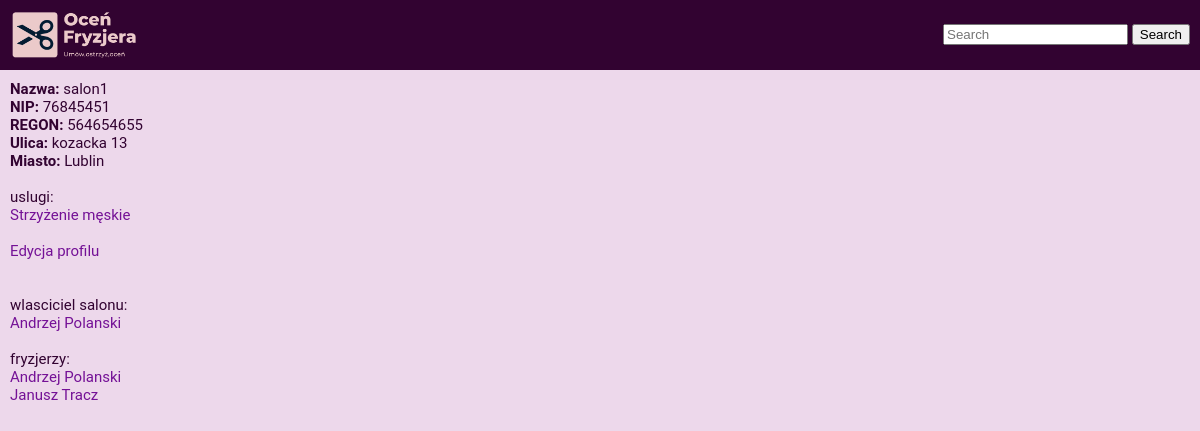
/pokaz_salon/1/, run on the app's committed database.
### main/models.py (models this page shows, shortened)
class Salon(models.Model):
    wlasciciel = models.ForeignKey(Fryzjer, on_delete=models.CASCADE, related_name='wlasciciel', null=True)
    fryzjer = models.ManyToManyField(Fryzjer, related_name='fryzjer')
    nazwa = models.CharField(max_length=50, default='NoName')
    NIP = models.CharField(max_length=25)
    regon = models.CharField(max_length=25)
    ulica = models.CharField(max_length=50, blank=True, null=True)
    nr_lokalu = models.IntegerField(default=0, blank=True, null=True)
    miasto = models.CharField(max_length=50)
    kod_pocztowy = models.CharField(max_length=20)
    nr_tel = models.CharField(max_length=20, default='no number')
    godzina_otwarcia = models.CharField(max_length=10, default='Brak')
    godzina_zamkniecia = models.CharField(max_length=10, default='Brak')

class Usluga(models.Model):
    salon = models.ManyToManyField(Salon)
    nazwa = models.CharField(max_length=80, null=True)
    opis = models.TextField(null=True, blank=True)
    cena = models.FloatField(default=0, null=True)
    min_czas = models.IntegerField(default=0, null=True)
    max_czas = models.IntegerField(default=0, null=True)

class Fryzjer(models.Model):
    salon_to_add = models.ManyToManyField(SalonRelationship)
    user = models.ForeignKey(User, on_delete=models.CASCADE)
    imie = models.CharField(max_length=50, null=True)
    nazwisko = models.CharField(max_length=50, null=True)
    srednia_ocena = models.FloatField(blank=True, null=True)
    ulica = models.CharField(max_length=50, blank=True, null=True)
    nr_domu = models.IntegerField(default=0, blank=True, null=True)
    miasto = models.CharField(max_length=50, null=True)
    kod_pocztowy = models.CharField(max_length=20, null=True)
    nr_tel = models.CharField(max_length=20, default='no number')
    avatar = models.ImageField(upload_to='main/static/ocen_fryzjera/avatars/fryzjers/', null=True, blank=True)
    invites = models.ManyToManyField('self', related_name='invites')
    invite_sent = models.ManyToManyField('self', blank=True, related_name='invites_sent', symmetrical=False)
    invite_received = models.ManyToManyField('self', blank=True, related_name='invites_received', symmetrical=False)

### main/views.py (the view)
# urls.py: path('pokaz_salon/<int:id>/', views.pokaz_salon, name='pokaz_salon'),
def pokaz_salon(request, id):
    salon = get_object_or_404(Salon, id=id)
    fryzjerzy = salon.fryzjer.all()
    wlasciciel = salon.wlasciciel
    uslugi = Usluga.objects.all().filter(salon=salon)
    context = {
        'salon': salon,
        'fryzjerzy': fryzjerzy,
        'wlasciciel': wlasciciel,
        'uslugi': uslugi,
    }
    return render(request, 'main/pokaz_salon.html', context)

### main/templates/main/pokaz_salon.html
{% extends 'main/base.html' %}
{% block content %}
<div><span class="heading">Nazwa:</span> {{salon.nazwa}}</div>
<div><span class="heading">NIP:</span> {{salon.NIP}}</div>
<div><span class="heading">REGON:</span> {{salon.regon}}</div>
<div><span class="heading">Ulica:</span> {{salon.ulica}} {{salon.nr_lokalu}}</div>
<div><span class="heading">Miasto:</span> {{salon.miasto}}</div>
<br>
 uslugi:<br>
{% for usluga in uslugi %}
    <a href="{% url 'pokaz_usluge' usluga.id %}">{{ usluga.nazwa }}</a>
    <br>
{% endfor %}
<br>
<div><a href="{% url 'edytuj_salon' salon.id %}">Edycja profilu</a></div>
    <br><br>
wlasciciel salonu:<br> <a href="{% url 'pokaz_fryzjera' wlasciciel.id %}">{{ wlasciciel.imie }} {{ wlasciciel.nazwisko }}</a>
    <br><br>
    fryzjerzy:<br>
{% for fryzjer in fryzjerzy %}
    <a href="{% url 'pokaz_fryzjera' fryzjer.id %}">{{ fryzjer.imie }} {{ fryzjer.nazwisko }}</a>
    <br>
{% endfor %}
{% endblock %}

### main/static/ocen_fryzjera/style.css (style rules this page uses)
body { color: #320331; background-color: #edd8eb; margin: 0; padding: 0; font-size: 15px; font-family: "Roboto", "Lucida Grande", "DejaVu Sans", "Bitstream Vera Sans", Verdana, Arial, sans-serif; }
span.heading { font-weight: bold; }
a:link, a:visited { color: #741196; text-decoration:none; }

### data on the page
Salon: nazwa "salon1", NIP "76845451", regon "564654655", ulica "kozacka", nr_lokalu "13", miasto "Lublin"
Usluga: nazwa "Strzyżenie męskie"
Fryzjer: imie "Andrzej", nazwisko "Polanski"
Fryzjer: imie "Janusz", nazwisko "Tracz"
